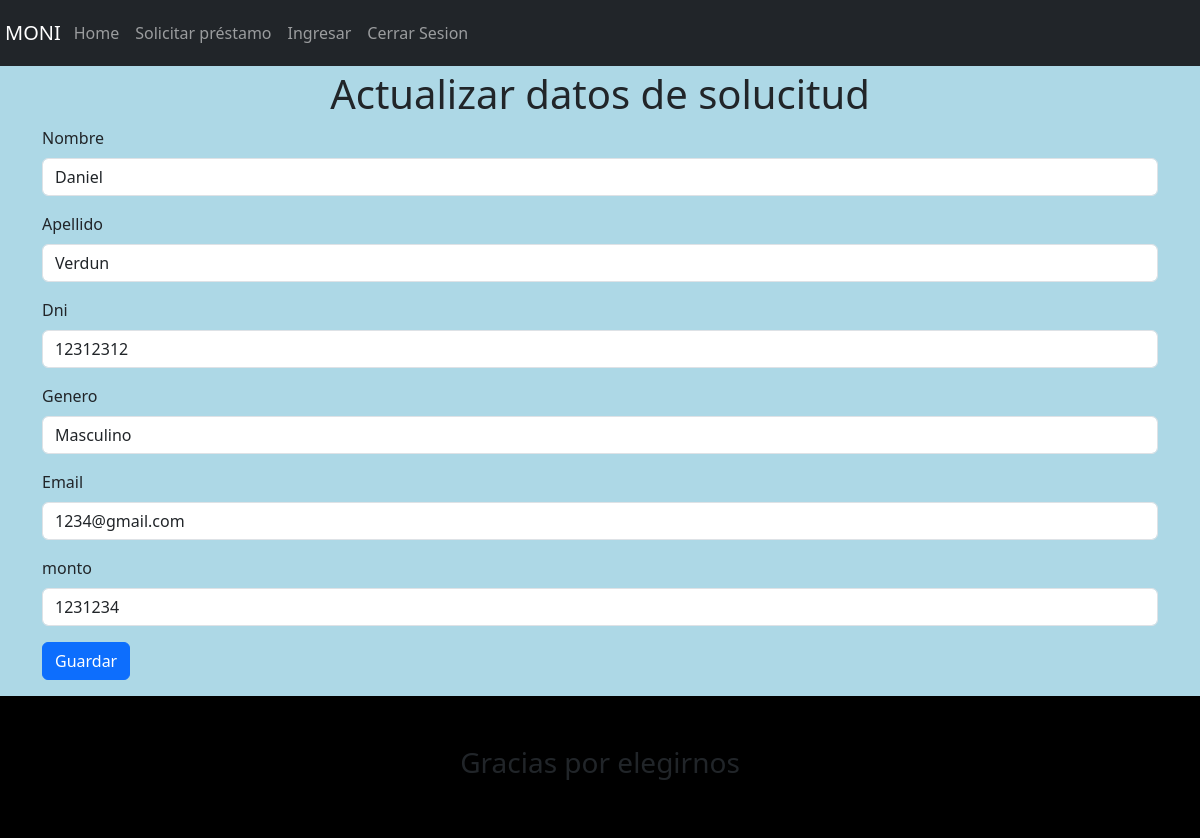
The page /actualizar/1/ on the database its author committed.
### MoniApp/models.py (models this page shows)
class Pedido_prestamo(models.Model):
    nombre = models.CharField(max_length = 20)
    apellido = models.CharField(max_length = 20)
    dni = models.CharField(max_length = 10)
    genero = models.CharField(max_length = 10)
    email = models.EmailField(max_length = 50)
    monto = models.IntegerField()

### MoniApp/views.py (the view)
# urls.py: path('actualizar/', views.actualizar, name="actualizar_action"),
def actualizar(request, identificador):
    prestamoId = Pedido_prestamo.objects.get(id=identificador)
    if request.method == "POST":
        form = FormPedido_prestamo(request.POST)
        if form.is_valid():
            try:
                prestamoId.nombre = form.cleaned_data['nombre']
                prestamoId.apellido = form.cleaned_data['apellido']
                prestamoId.dni = form.cleaned_data['dni']
                prestamoId.genero = form.cleaned_data['genero']
                prestamoId.email = form.cleaned_data['email']
                prestamoId.monto = form.cleaned_data['monto']
                prestamoId.save()
                messages.success(request, 'La actualización se ha realizado con éxito!')
            except (RuntimeError):
                messages.error(request, "Hubo un error al guardar")
            return HttpResponseRedirect(reverse("listado"))
    elif request.method == "GET":
        form = FormPedido_prestamo(initial={'nombre': prestamoId.nombre, 'apellido': prestamoId.apellido,
                'dni': prestamoId.dni, 'genero': prestamoId.genero, 'email': prestamoId.email, 'monto': prestamoId.monto})
        if form.is_valid():
            contexto = {'form': form}
    else:
        return HttpResponseBadRequest("Error no conozco ese metodo para esta request " + request.method)
    return render(request, 'moniApp/actualizar.html', {'form': form})

### MoniApp/forms.py
class FormPedido_prestamo(forms.Form):
    nombre = forms.CharField(label = 'Nombre', max_length = 20)
    apellido = forms.CharField(label = 'Apellido', max_length = 20)
    dni = forms.CharField(label = 'Dni', max_length = 10)
    genero = forms.CharField(label = 'Genero', max_length = 10)
    email = forms.EmailField(label = 'Email', max_length = 50)
    monto = forms.IntegerField(label = 'monto')

### MoniApp/templates/moniApp/actualizar.html (shortened to what this page needs)
{% extends 'moniApp/home.html' %}
{% load bootstrap5 %}
{% load static %}
{% block content %}
<h1 style="margin-block-start: 70px; text-align: center;">Actualizar datos de solucitud</h1>
<form method="post">
    <div class="container">
        <div class="row">
            <div class="col">
                {% if actualizar %}
                <form action="{% url  'actualizar_action' %}" method="post">
                    {% else %}
                    <form action="{% url  'crearForm'%}" method="post">
                        {% endif %}
                        {% bootstrap_form form %}
                        {% if actualizar %}
                        {% bootstrap_button "Actualizar" button_type="submit" button_class="btn-primary" %}
                        {% else %}
                        {% bootstrap_button "Guardar" button_type="submit" button_class="btn-primary" %}
                        {% endif %}
                    </form>
            </div>
        </div>
    </div>
    {% endblock %}

### rows shown on the page
Pedido_prestamo: nombre "Daniel", apellido "Verdun", dni "12312312", genero "Masculino", email "1234@gmail.com", monto "1231234"
